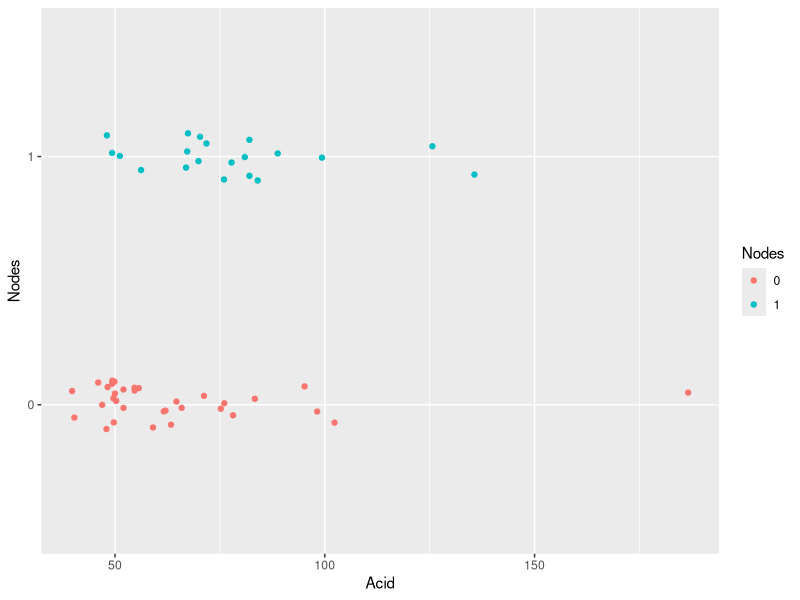
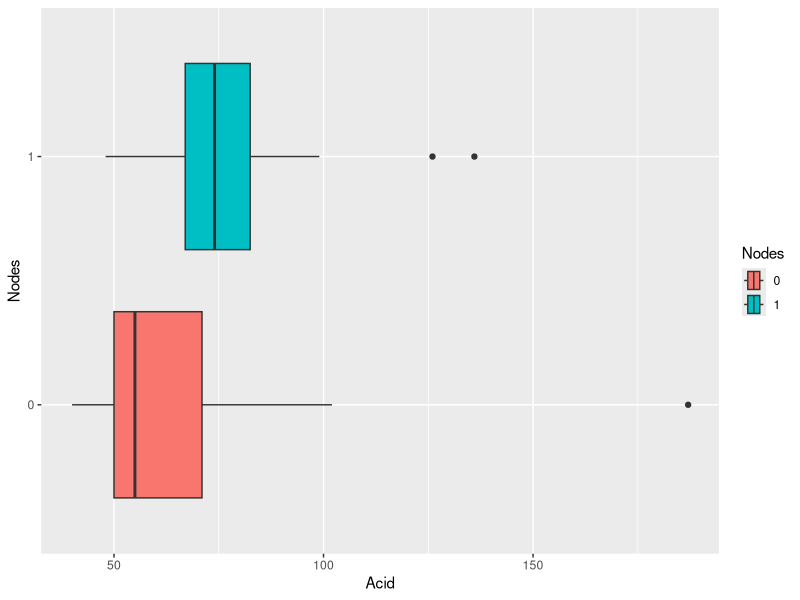
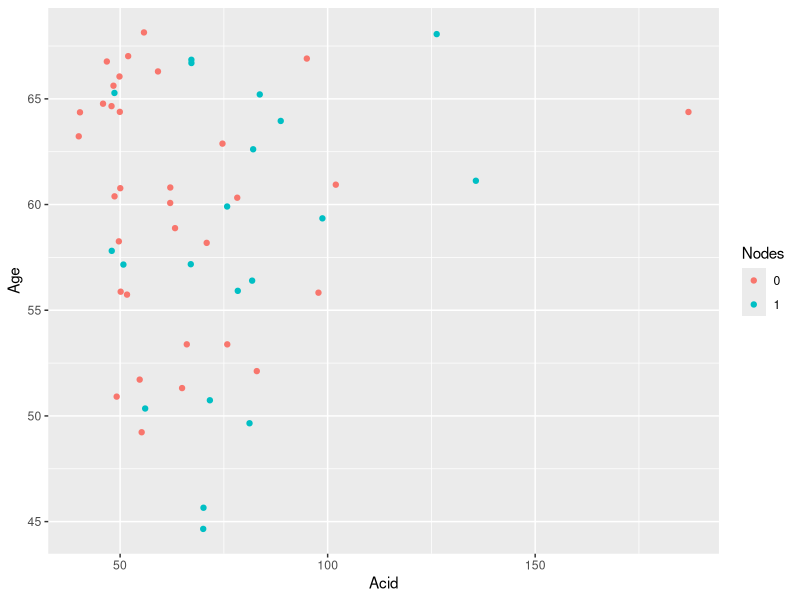
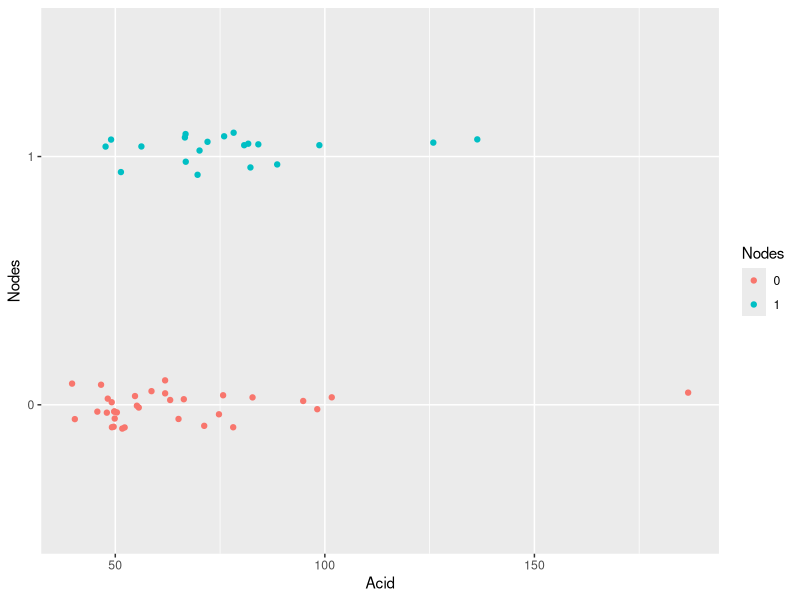
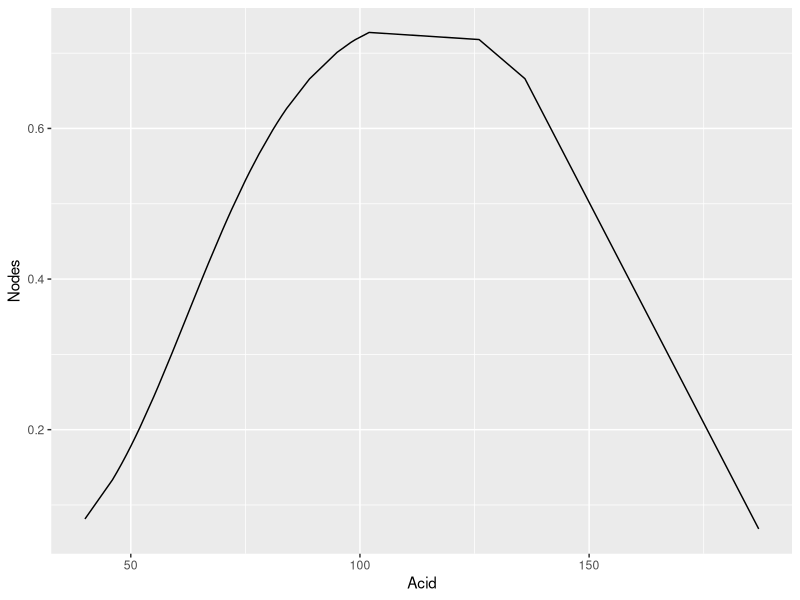

The R script that drew these images, in order:
## ---- chunk 1
library(tidyverse)
## ---- chunk 2
prostate <- read_delim("prostatecancer.dat", delim = " & ") |>
  mutate(Nodes = as.factor(Nodes))
glimpse(prostate)
## ---- chunk 3
ggplot(prostate, aes(x = Acid, y = Nodes, color = Nodes)) +
  geom_jitter(height = 0.10)
## ---- chunk 4
ggplot(prostate, aes(x = Acid, y = Nodes, fill = Nodes)) +
  geom_boxplot()
## ---- chunk 5
ggplot(prostate, aes(x = Acid, y = Age, color = Nodes)) +
  geom_jitter()
## ---- chunk 6
m_simple <- glm(Nodes ~ Acid, data = prostate, family = "binomial")
summary(m_simple)
## ---- chunk 7
ggplot(prostate, aes(x = Acid, y = Nodes, color = Nodes)) +
  geom_jitter(height = 0.10) +
  stat_smooth(method="glm", color="green", se=FALSE,
              formula = Nodes ~ Acid,
              method.args = list(family="binomial"))
## ---- chunk 8
m_simple_quad <- glm(Nodes ~ Acid + I(Acid^2), data = prostate, family = "binomial")
summary(m_simple_quad)
## ---- chunk 9
preds <- with(prostate, tibble(
  Acid = Acid, Nodes = predict(m_simple_quad, type = "response")))

ggplot(prostate) +
  geom_line(data = preds, aes(x = Acid, y = Nodes)) #+ 
  #geom_jitter(aes(x = Acid, y = as.numeric(Nodes), color = Nodes), height = 0.10)

